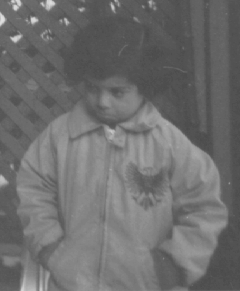
%> input picture task/task02/pout.tif, 240 x 291 px
$ octave example3_18.m   (GNU Octave 9; MATLAB toolbox functions it lacks are replaced by stand-ins)
%> lines starting %> are read from the running program, lines starting %| are printed output that depends on the picture
% Example Matlab script as provided with textbook:
%
%  Fundamentals of Digital Image Processing: A Practical Approach with Examples in Matlab
%  Chris J. Solomon and Toby P. Breckon, Wiley-Blackwell, 2010
%  ISBN: 0470844736, DOI:10.1002/9780470689776, http://www.fundipbook.com
%
I=imread('pout.tif'); % read in image
%> I is the input picture: size 291x240 uint8; min 74, max 224, mean 110.3
Ics = imadjust(I,stretchlim(I, [0.05 0.95]),[]); % stretch contrast using method 1
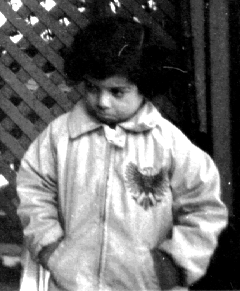
%> Ics: size 291x240 uint8; min 0, max 255, mean 109.5
subplot(2,2,1), imshow(I);
subplot(2,2,2), imshow(Ics);
subplot(2,2,3), imhist(I); % display input hist.
subplot(2,2,4), imhist(Ics); % display output hist.
%> after `imhist(Ics)`:
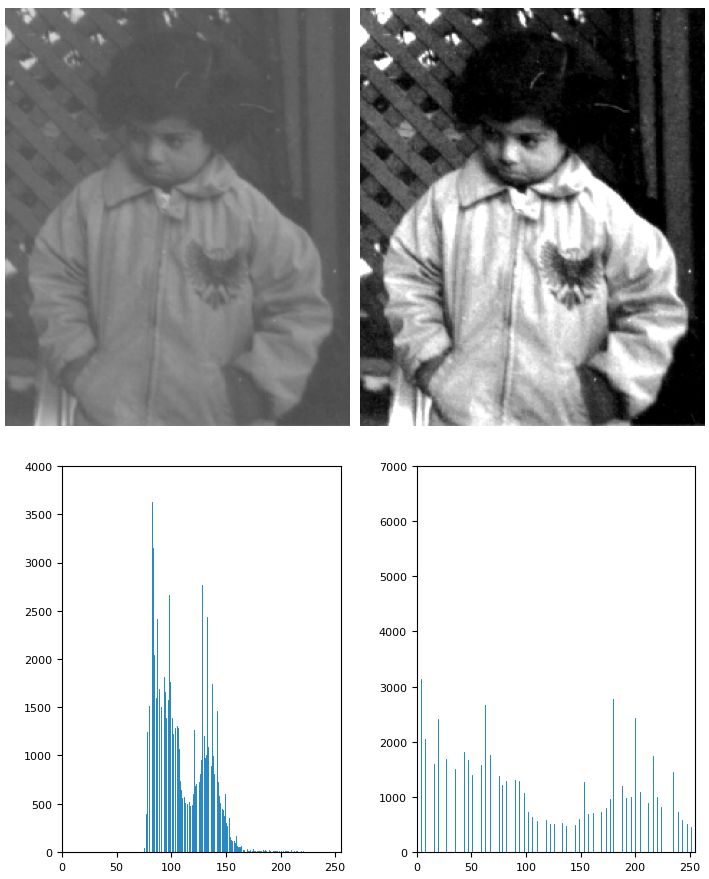
%> figure redrawn from the program's plot data, 4 panels
